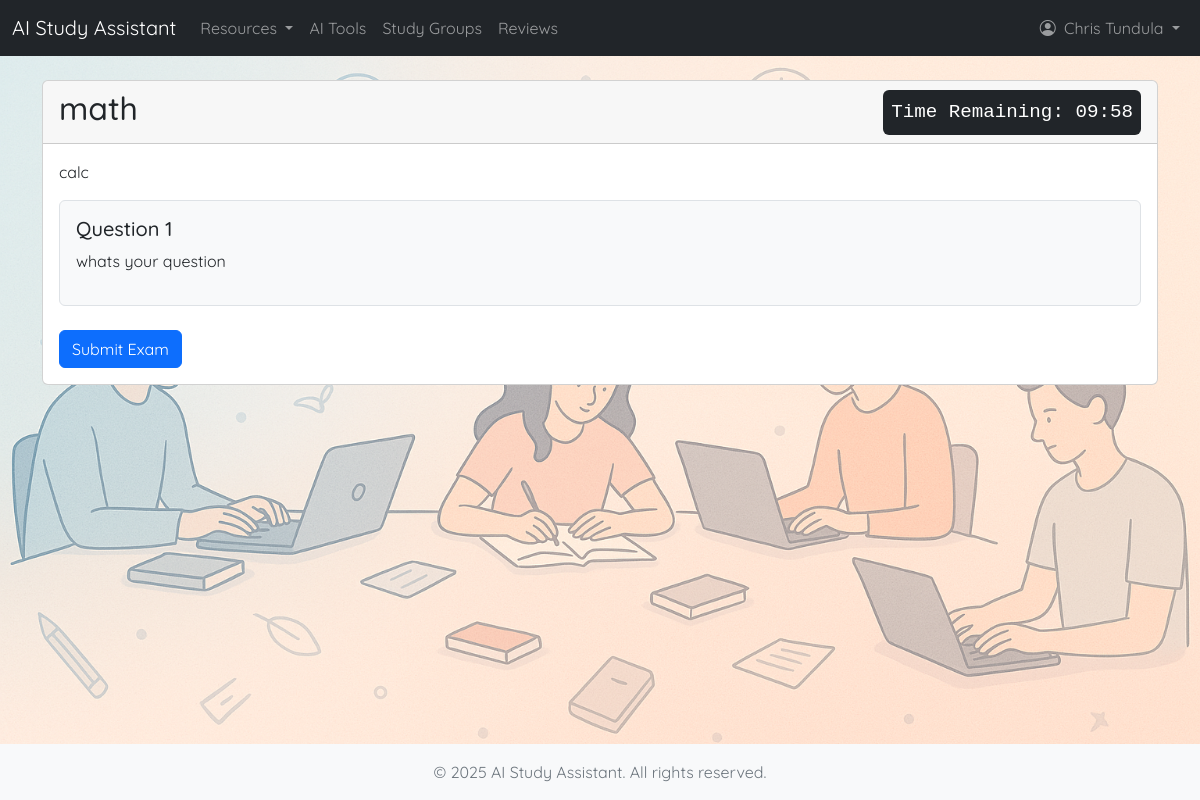
Screenshot of /exams/2/take/ (signed in) with the database file from the repository.
### base/models.py (models this page shows, shortened)
class Exam(models.Model):
    title = models.CharField(max_length=200)
    description = models.TextField()
    duration_minutes = models.IntegerField()
    created_by = models.ForeignKey(User, on_delete=models.CASCADE)
    created_at = models.DateTimeField(auto_now_add=True)

class ExamQuestion(models.Model):
    exam = models.ForeignKey(Exam, on_delete=models.CASCADE, related_name='questions')
    text = models.TextField()
    order = models.PositiveIntegerField(default=0)
    class Meta:
        ordering = ['order']

### base/views.py (the view)
# urls.py: path('exams/<int:exam_id>/take/', views.take_exam, name='take_exam'),
@login_required
def take_exam(request, exam_id):
    exam = get_object_or_404(Exam, id=exam_id)
    questions = exam.questions.all().order_by('order')
    duration_ms = exam.duration_minutes * 60 * 1000
    if request.method == 'POST':
        return redirect('ai_features:exam_result', exam_id=exam.id)
    return render(request, 'base/take_exam.html', {
        'exam': exam,
        'questions': questions,
        'duration_ms': duration_ms,
    })

### base/templates/base/take_exam.html (shortened to what this page needs)
{% extends 'base/base.html' %}
{% block content %}
<div class="container mt-4">
    <div class="card">
        <div class="card-header d-flex justify-content-between align-items-center">
            <h2>{{ exam.title }}</h2>
            <div class="timer-display bg-dark text-white p-2 rounded">
                Time Remaining: <span id="timer">00:00</span>
            </div>
        </div>
        <div class="card-body">
            <p class="card-text">{{ exam.description }}</p>
            <form id="examForm" method="POST" action="{% url 'ai_features:submit_exam' exam.id %}">
                {% for question in questions %}
                <div class="question-card mb-4 p-3 border rounded">
                    <h5>Question {{ forloop.counter }}</h5>
                    <p>{{ question.text }}</p>
                </div>
                {% endfor %}
                <button type="submit" class="btn btn-primary">Submit Exam</button>
            </form>
        </div>
    </div>
</div>
{% endblock %}

### base/templates/base/navbar.html (shortened to what this page needs)
{% load static %}
<nav class="navbar navbar-expand-lg navbar-dark bg-dark">
  <div class="container-fluid">
    <a class="navbar-brand" href="{% url 'ai_features:home' %}">
      AI Study Assistant
    </a>
    <div class="collapse navbar-collapse" id="navbarNav">
      <ul class="navbar-nav me-auto mb-2 mb-lg-0">
        <li class="nav-item dropdown">
          <a class="nav-link dropdown-toggle" href="#" id="resourcesDropdown" role="button" data-bs-toggle="dropdown" aria-expanded="false">
            Resources
          </a>
        </li>
        <li class="nav-item">
          <a class="nav-link" href="{% url 'ai_features:resources' %}">AI Tools</a>
        </li>
        <li class="nav-item">
          <a class="nav-link" href="{% url 'ai_features:study_groups' %}">Study Groups</a>
        </li>
        <li class="nav-item">
          <a class="nav-link" href="{% url 'ai_features:review_page' %}">Reviews</a>
        </li>
      </ul>
      {% if user.is_authenticated %}
      <ul class="navbar-nav ms-auto">
        <li class="nav-item dropdown">
          <a class="nav-link dropdown-toggle" href="#" id="navbarDropdown" role="button" data-bs-toggle="dropdown" aria-expanded="false">
            <i class="bi bi-person-circle me-1"></i>
            {% if user.first_name or user.last_name %}
              {{ user.first_name }} {{ user.last_name }}
            {% else %}
              {{ user.username }}
            {% endif %}
          </a>
        </li>
      </ul>
      {% endif %}
    </div>
  </div>
</nav>

### base/templates/base/take_exam.html (style rules this page uses)
.timer-display { font-family: monospace; font-size: 1.2rem; }
.question-card { background-color: #f8f9fa; }

### rows the page displays
Exam: title "math", description "calc"
ExamQuestion: text "whats your question"

### other values shown
{{ user.first_name }} "Chris"
{{ user.last_name }} "Tundula"
